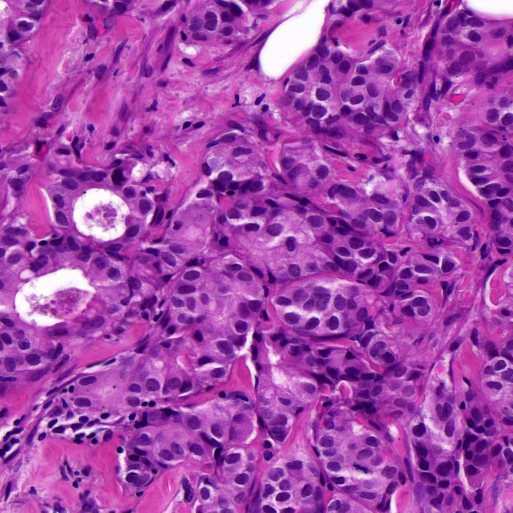
#> input picture mamma_tissue.png, 1025 x 1025 px (shown at 1/2 size)
$ jupyter execute --allow-errors 'MBV - Bilddateien Bilddarstellung und Diskretisierung.ipynb'
#> lines starting #> are read from the running program, lines starting #| are printed output that depends on the picture; after the words box and inside, x2 and y2 are one past the last pixel; in counts of white or black regions, pixels touching at a corner belong together
# Beleg 1: Bilddateien, Bilddarstellung und Bilddiskretisierung

**Name:** Jonas Wonneberger
<br>
**Matrikelnr.:** 0582006

## Bearbeitungszeitraum
**Bearbeitungsbeginn:** Do, 20.10.2022
<br>
**Abgabe (in der Übung zu zeigen bis spätestens):** Do, 01.12.2022

**Hinweise zum Beleg:**
- Die erfolgreiche Bearbeitung des Belegs ist zwingende Voraussetzung zur Teilnahme an der Klausur.
- Sofern nicht anders angegeben können die Operationen mit einer Library Ihrer Wahl durchgeführt werden.

### Viel Erfolg!

### Aufgabe 1: Grauwertbilder

In der ersten Aufgabe werden die wesentlichen Grundlagen von Bildern behandelt. Zunächst wird ein CT Bild im PNG Format eingelesen (`ct_image.png`) und die Bildmatrix untersucht.

**Aufgabe 1.1**: Lesen Sie das Bild ein und visualisieren/plotten Sie es mit `pyplot` aus der `matplotlib` Library.

[cell 1]
# 1.1

import matplotlib.pyplot as plt
import matplotlib.image as mpimg

#> (the rest of this cell did not finish here and is left out)

**Aufgabe 1.2**: Geben Sie die Dimensionen des Bildes (Breite und Höhe) in Pixel sowie den jeweils kleinsten und größten Wert im Bild aus.

[cell 2]
# 1.2
import cv2

pic = cv2.imread('ct_image.png')
#> (the rest of this cell did not finish here and is left out)

**Aufgabe 1.3**: Als nächstes soll das Bild in ein Grauwertbild transformiert werden (es hat zwar nur graue Farbtöne, liegt jedoch als RGB Bild vor und hat daher 3 Farbkanäle). Plotten Sie es erneut mit `pyplot` und achten Sie darauf, dass das Bild auch tatsächlich wie ein Grauwertbild aussieht.

[cell 3]
import matplotlib.pyplot as plt
from PIL import Image
#> (the rest of this cell did not finish here and is left out)

**Aufgabe 1.4**: Als nächstes soll im CT Bild der schwarze Rand abgeschnitten werden, da dort keine Informationen über die aufgenommenen Strukturen zu finden sind. Zu diesem Zweck sollen Sie eine Bounding Box um den relevanten Bereich bestimmen. Dabei handelt es sich um ein Rechteck, dass sich über alle Bildbereiche erstreckt, in denen Inhalte zu finden sind (sie also nicht schwarz bzw. enthalten nicht den Wert 0). Nutzen Sie nun die gefundene Bounding Box, um das Bild entsprechend zuzuschneiden (oder auch zu "croppen").

[cell 4]
# 1.3

from PIL import Image

#> (the rest of this cell did not finish here and is left out)

**Aufgabe 1.5**: Rotieren Sie das zugeschnittene Bild sowohl um 45° als auch um 90° und plotten Sie die rotierten Bilder.

#> (a cell that did not finish here is left out)

### Aufgabe 2: Farbbilder

In dieser Aufgabe werden Sie mit einem Farbbild (`mamma_tissue.png`) arbeiten. Dabei handelt es sich um eine Gewebeaufnahme einer Biopsie mit invasivem duktalem Mammakarzinom.

**Aufgabe 2.1**: Lesen Sie das Bild sowohl mit OpenCV als auch mit Scikit-Image ein und visualisieren/plotten Sie es. Achten Sie dabei auf eine korrekte Darstellung des Bildes (zum Vergleich können Sie das Bild in einem Bildbetrachtungsprogramm Ihrer Wahl öffnen).

[cell 6]
# 2.1

import cv2
import matplotlib.pyplot as plt
filename = "mamma_tissue.png"
#> filename = 'mamma_tissue.png'
image = cv2.imread(filename)
#> image is the input picture: shape (1025, 1025, 3); mean B, G, R 169.1, 72.7, 163.7
plt.imshow(image)

[cell 7]
from skimage import io
mamma2 = io.imread("mamma_tissue.png")
plt.imshow(mamma2)

**Aufgabe 2.2**: Zerlegen Sie das Bild in seine einzelnen Farbkanäle für Rot, Grün und Blau. Zeigen Sie in einer gemeinsamen Grafik sowohl das Farbbild, als auch die drei einzelnen Farbkanäle.

[cell 8]
# 2.2
import cv2
from matplotlib import pyplot as plt


img = cv2.imread("mamma_tissue.png")
b,g,r = cv2.split(img)       # get b,g,r as array
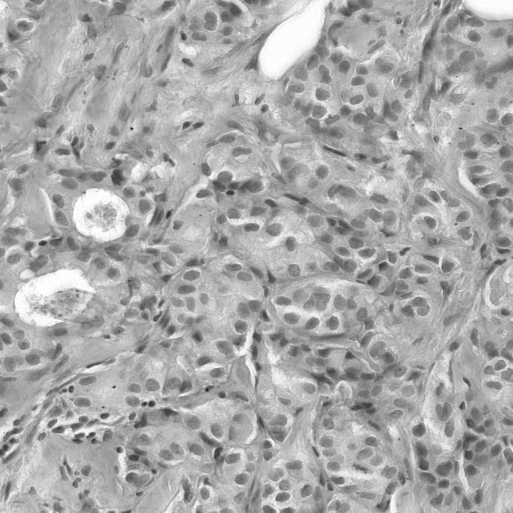
#> b: shape (1025, 1025) (shown at 1/2 size); min 15, max 255, mean 169.1
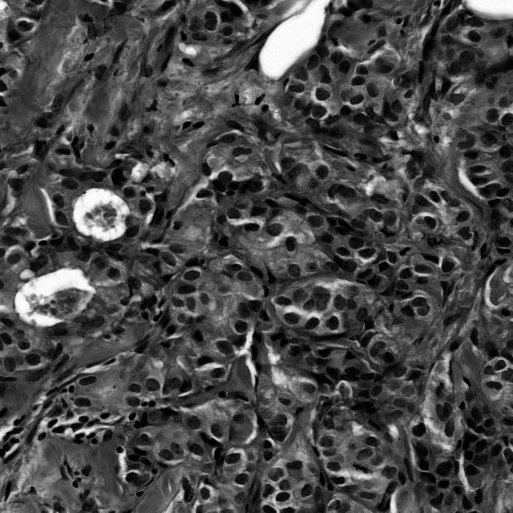
#> g: shape (1025, 1025) (shown at 1/2 size); min 0, max 255, mean 72.7
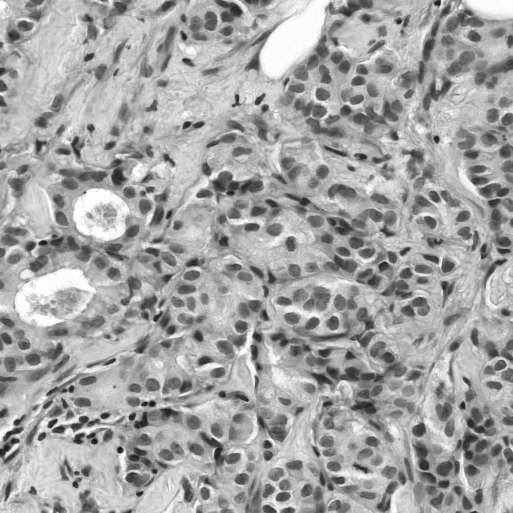
#> r: shape (1025, 1025) (shown at 1/2 size); min 15, max 255, mean 163.7

f, axarr = plt.subplots(2,2)
axarr[0,0].imshow(img)
axarr[0,1].imshow(r)
axarr[1,0].imshow(g)
axarr[1,1].imshow(b)
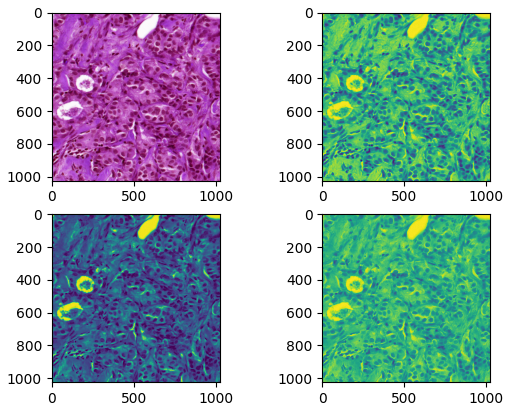
#> figure drawn by matplotlib, 4 panels; B, G, R data is drawn as R, G, B

 **Aufgabe 2.3**: Führen Sie eine Farbquantisierung (also eine Reduktion der im Bild vorkommenden Farben) auf dem Bild durch. Plotten Sie das Ergebnis mit 2, 4, 8 und 16 Farben. Sie können hierzu einen der in der Vorlesung vorgestellten Algorithmen (Median Cut und Fehlerdiffusion) verwenden. Die Abgabe wird aber auch abgenommen, wenn die Reduktion mithilfe einer der gängigen Bildverarbeitungs-Librarys durchgeführt wird.

[cell 9]
from skimage import io
from sklearn.cluster import KMeans

def colorQuantization(n_colors):
#> called with n_colors = 2
    original = io.imread('mamma_tissue.png')

    arr = original.reshape((-1, 3)) # creating an array of 3 columns corresponding to R, G, B values off all the pixels
    kmeans = KMeans(n_clusters=n_colors, random_state=1).fit(arr)
    labels = kmeans.labels_
    centers = kmeans.cluster_centers_ # get color values
#> centers = [[118.5, 32.71, 138.9], [193, 98.62, 188.7]]
    less_colors = centers[labels].reshape(original.shape).astype('uint8')
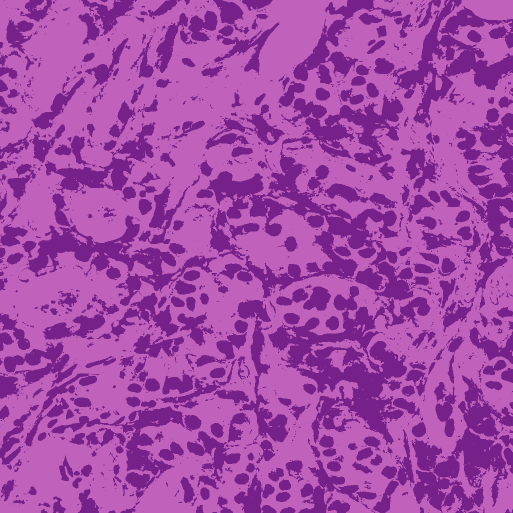
#> less_colors: shape (1025, 1025, 3) (shown at 1/2 size); mean R, G, B 163, 72.1, 168.4

    io.imshow(less_colors)

[cell 10]
colorQuantization(2)

[cell 11]
colorQuantization(4)
#> call 2 of colorQuantization, with n_colors = 4
#> in colorQuantization (call 2), `centers = kmeans.cluster_centers_`: centers = [[95.79, 20.54, 125.3], [196.4, 100.1, 191.6], [235.3, 199.2, 232.4], [163.4, 58.53, 164.9]]
#> in colorQuantization (call 2), `less_colors = centers[labels].reshape(original.shape).astype('uint8')`:
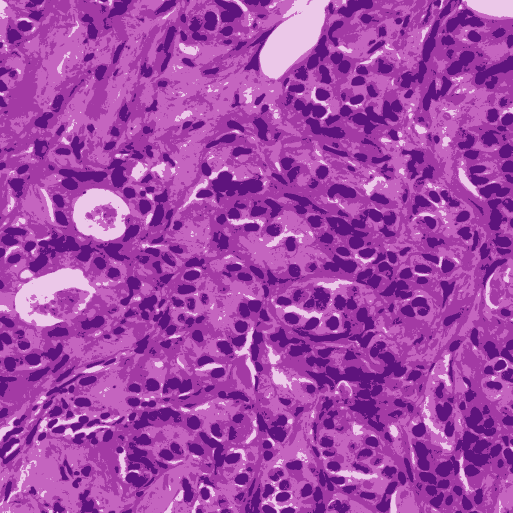
#> less_colors: shape (1025, 1025, 3) (shown at 1/2 size); mean R, G, B 163.3, 72.4, 168.5

[cell 12]
colorQuantization(8)
#> call 3 of colorQuantization, with n_colors = 8
#> in colorQuantization (call 3), `centers = kmeans.cluster_centers_`: centers = [[137.4, 43.38, 151.6], [200.3, 111.1, 197.4], [219.7, 156.4, 216.7], [167.8, 60.43, 166.7], [70.06, 7.15, 105], [188, 80.63, 181.2], [103, 24.01, 131.8], [246.8, 232.1, 244.3]]
#> in colorQuantization (call 3), `less_colors = centers[labels].reshape(original.shape).astype('uint8')`:
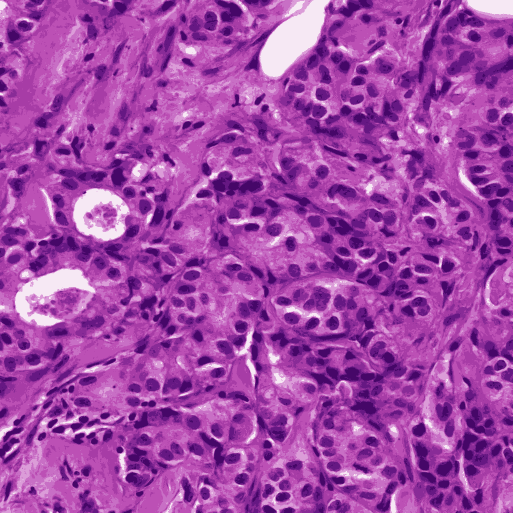
#> less_colors: shape (1025, 1025, 3) (shown at 1/2 size); mean R, G, B 163.1, 72.3, 168.5

[cell 13]
colorQuantization(16)
#> in colorQuantization (call 4), `centers = kmeans.cluster_centers_`: centers = 16 rows, first 8: [104.7, 24.94, 133.1], [183.9, 91.45, 186.4], [234.8, 194.3, 230.5], [169.4, 54.53, 163], [60.04, 3.45, 95.32], [193.6, 61.01, 168.4], [84.18, 13.17, 117.9], [249.9, 242.4, 248.1]

**Aufgabe 2.4**: Lesen Sie die Größe des Originalbildes ein und geben sie mit einer `print`-Anweisung aus. Anschließend verkleinern Sie das Bild auf 128x128 Pixel und plotten es. Schließlich skalieren Sie das verkleinerte Bild wieder auf die Originalgröße und plotten es erneut.

[cell 14]
# 2.4
from PIL import Image

image = Image.open('mamma_tissue.png')

print(image.size)
#| (1025, 1025)

x = image.resize((128, 128))
display(x)

[cell 15]
newX = x.resize((1025, 1025))
display(newX)

**Aufgabe 2.5**: Lesen die das Bild ein und konvertieren Sie es in den HSV Raum. Setzen Sie mit hilfe des HSV Farbmodells alle Pixel auf 0, die nicht Teil eines Zellkerns sind. Beschreiben Sie dabei in einem kurzen Fließtext, was Sie sich bei Ihrer Vorgehensweise gedacht haben.

*Hinweis: Für die Abnhame dieser Teilaufgabe wird kein perfektes Ergebnis erwartet. Viel eher sollen Sie zeigen, dass Sie das Grundprinzip des HSV Farbmodells verstanden und auf die gegebene Problemstellung anwenden können.*

[cell 16]
#Zuerst habe ich herausfinden wollen, welche Farbbereich im Bild nicht auf Schwarz setzen wollte. Anschließend habe ich den unteren Farbbereich und den Oberefarbbereich festgelegt den ich im HSV Farbmodell nicht abdunkeln wollte(https://stackoverflow.com/questions/10948589/choosing-the-correct-upper-and-lower-hsv-boundaries-for-color-detection-withcv). Als ich den passenden bereich gefunden habe, habe ich eine Maske erstellt und diese anschließend über das Orginal Bild gelegt.


plt.figure(num=None, figsize=(8, 6), dpi=80)
plt.imshow(image)
plt.colorbar();
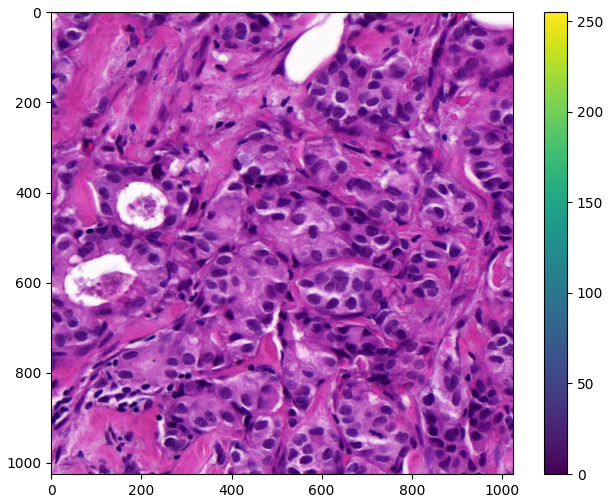
#> figure drawn by matplotlib, 2 panels

[cell 17]
import cv2
import numpy as np


original = cv2.imread('mamma_tissue.png')

hsv = cv2.cvtColor(original, cv2.COLOR_BGR2HSV)
#> hsv: shape (1025, 1025, 3); mean H, S, V 147.9, 157.1, 174

lower_colors = np.array([50, 150, 20])
upper_colors = np.array([140, 255, 255])

mask =  cv2.inRange(hsv, lower_colors, upper_colors)
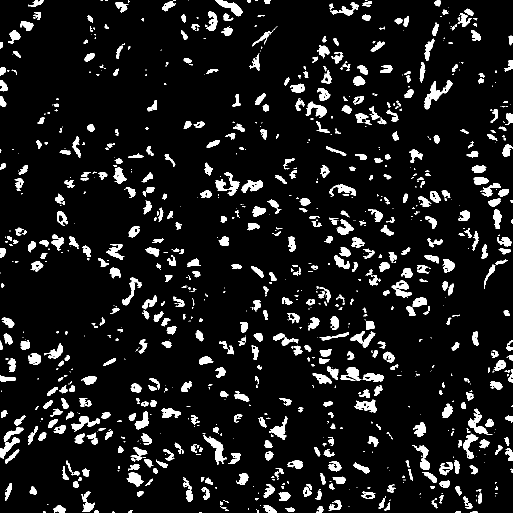
#> mask: shape (1025, 1025) (shown at 1/2 size); 9.1% white; 986 white regions (444 under 20 px), largest, box (x1, y1, x2, y2) and area: (849, 161, 905, 219) 965, (431, 345, 479, 391) 855, (407, 870, 453, 930) 854
res = cv2.bitwise_and(original, original, mask=mask)
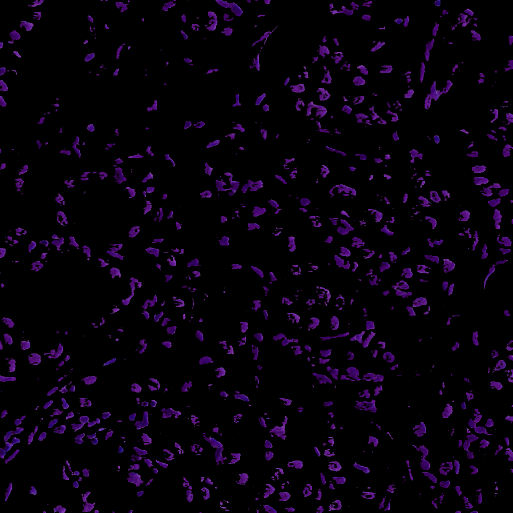
#> res: shape (1025, 1025, 3) (shown at 1/2 size); mean B, G, R 11.2, 1.6, 7.4

plt.figure(num=None, figsize=(10, 12), dpi=80)
plt.imshow(mask)
